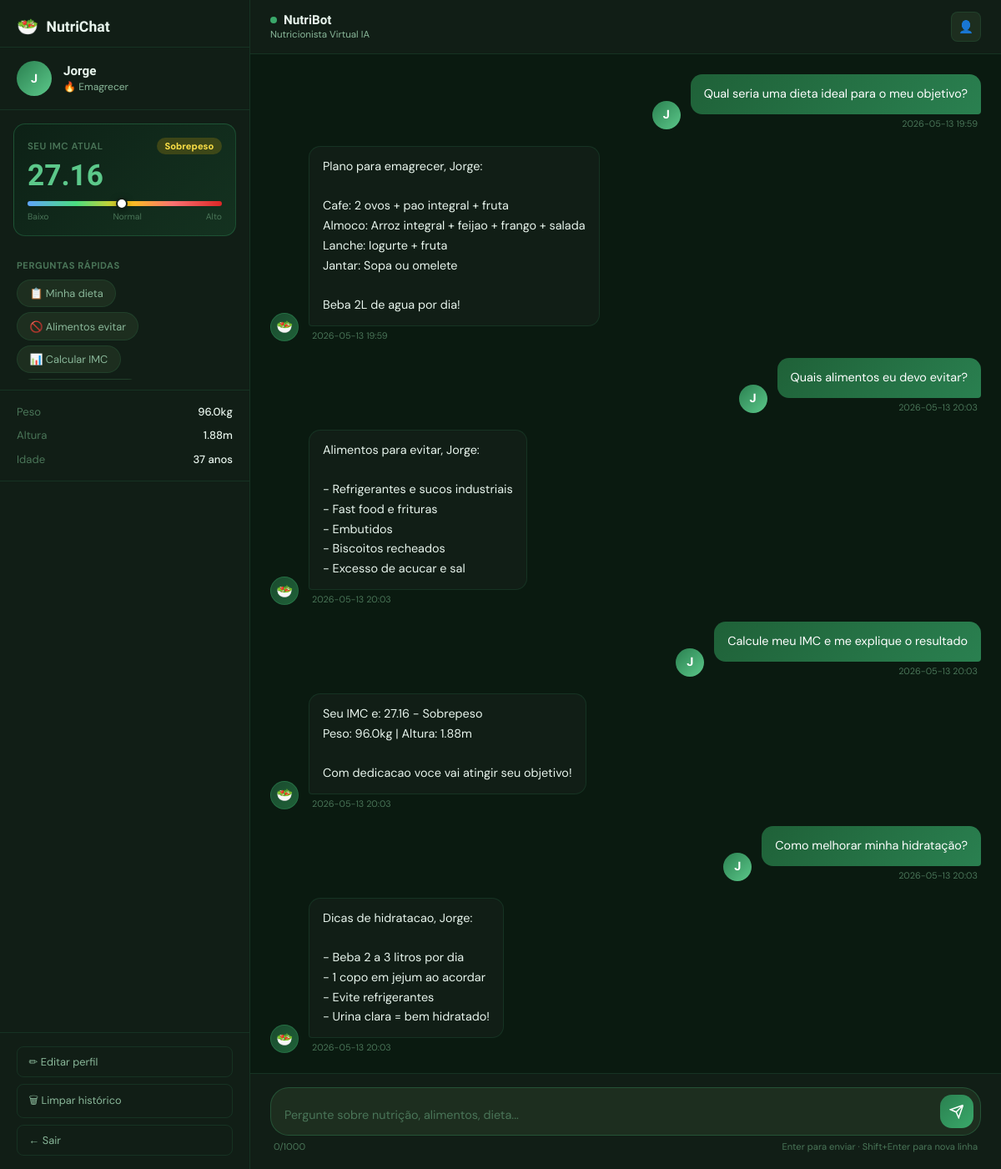
The page /chat (signed in) on the database its author committed.
### tables this page shows
CREATE TABLE users (
    id INTEGER PRIMARY KEY AUTOINCREMENT,
    nome TEXT NOT NULL,
    email TEXT UNIQUE NOT NULL,
    senha_hash TEXT NOT NULL,
    idade INTEGER,
    peso REAL,
    altura REAL,
    objetivo TEXT DEFAULT 'manter_peso',  -- emagrecer | ganhar_massa | manter_peso
    nivel_atividade TEXT DEFAULT 'sedentario',
    data_cadastro TIMESTAMP DEFAULT CURRENT_TIMESTAMP,
    ultimo_login TIMESTAMP
);

CREATE TABLE imc_records (
    id INTEGER PRIMARY KEY AUTOINCREMENT,
    user_id INTEGER NOT NULL,
    peso REAL NOT NULL,
    altura REAL NOT NULL,
    imc REAL NOT NULL,
    classificacao TEXT NOT NULL,
    data_registro TIMESTAMP DEFAULT CURRENT_TIMESTAMP,
    FOREIGN KEY (user_id) REFERENCES users(id) ON DELETE CASCADE
);

CREATE TABLE conversations (
    id INTEGER PRIMARY KEY AUTOINCREMENT,
    user_id INTEGER NOT NULL,
    role TEXT NOT NULL,       -- 'user' ou 'assistant'
    message TEXT NOT NULL,
    timestamp TIMESTAMP DEFAULT CURRENT_TIMESTAMP,
    FOREIGN KEY (user_id) REFERENCES users(id) ON DELETE CASCADE
);

### app.py (the view)
@app.route('/chat')
@login_required
def chat():
    user = get_current_user()
    db = get_db()
    historico = list(reversed(db.execute(
        'SELECT role, message, timestamp FROM conversations WHERE user_id = ? ORDER BY timestamp DESC LIMIT 50',
        (session['user_id'],)).fetchall()))
    imc, classificacao = calcular_imc(user['peso'], user['altura'])
    evolucao = list(reversed(db.execute(
        'SELECT peso, imc, data_registro FROM imc_records WHERE user_id = ? ORDER BY data_registro DESC LIMIT 10',
        (session['user_id'],)).fetchall()))
    return render_template('chat.html', user=user, historico=historico, imc=imc, classificacao=classificacao, evolucao=evolucao)

### app.py (called while the page is built)
def get_db():
    if 'db' not in g:
        g.db = sqlite3.connect(DATABASE)
        g.db.row_factory = sqlite3.Row
    return g.db

def login_required(f):
    @wraps(f)
    def decorated(*args, **kwargs):
        if 'user_id' not in session:
            return redirect(url_for('login'))
        return f(*args, **kwargs)
    return decorated

def get_current_user():
    if 'user_id' not in session:
        return None
    return get_db().execute('SELECT * FROM users WHERE id = ?', (session['user_id'],)).fetchone()

def calcular_imc(peso, altura):
    if not peso or not altura or altura <= 0 or peso <= 0:
        return None, None
    imc = peso / (altura ** 2)
    if imc < 18.5: cls = "Abaixo do peso"
    elif imc < 25.0: cls = "Peso normal"
    elif imc < 30.0: cls = "Sobrepeso"
    elif imc < 35.0: cls = "Obesidade grau I"
    elif imc < 40.0: cls = "Obesidade grau II"
    else: cls = "Obesidade grau III"
    return round(imc, 2), cls

### templates/chat.html (shortened to what this page needs)
<!DOCTYPE html>
<html lang="pt-BR">
<head>
    <link rel="stylesheet" href="{{ url_for('static', filename='css/main.css') }}">
    <link rel="stylesheet" href="{{ url_for('static', filename='css/chat.css') }}">
</head>
<body class="chat-body">
<aside class="sidebar" id="sidebar">
    <div class="sidebar-header">
        <div class="sidebar-logo">
            <span class="logo-icon-sm">🥗</span>
            <span>NutriChat</span>
        </div>
    </div>
    <div class="user-card">
        <div class="user-avatar">{{ user['nome'][0].upper() }}</div>
        <div class="user-info">
            <div class="user-name">{{ user['nome'].split()[0] }}</div>
            <div class="user-goal">
                {% if user['objetivo'] == 'emagrecer' %}🔥 Emagrecer
                {% elif user['objetivo'] == 'ganhar_massa' %}💪 Ganhar massa
                {% else %}⚖ Manter peso{% endif %}
            </div>
        </div>
    </div>
    <div class="imc-card">
        <div class="imc-header">
            <span class="imc-label">Seu IMC atual</span>
            {% if imc %}
            <span class="imc-badge {{ 'normal' if 18.5 <= imc < 25 else 'warning' if imc < 30 else 'danger' }}">
                {{ classificacao }}
            </span>
            {% endif %}
        </div>
        {% if imc %}
        <div class="imc-value">{{ imc }}</div>
        <div class="imc-bar-wrap">
            <div class="imc-bar">
                <div class="imc-needle" style="left: {{ [[((imc - 15) / 25 * 100)|round(1), 0]|max, 100]|min }}%"></div>
            </div>
            <div class="imc-labels">
                <span>Baixo</span><span>Normal</span><span>Alto</span>
            </div>
        </div>
        {% else %}
        <div class="imc-empty">
            <p>Complete seu perfil para ver seu IMC</p>
        </div>
        {% endif %}
    </div>
    <div class="quick-section">
        <div class="quick-title">Perguntas rápidas</div>
        <div class="quick-chips" id="quickChips">
            <button class="chip" data-msg="Qual seria uma dieta ideal para o meu objetivo?">📋 Minha dieta</button>
            <button class="chip" data-msg="Quais alimentos eu devo evitar?">🚫 Alimentos evitar</button>
            <button class="chip" data-msg="Calcule meu IMC e me explique o resultado">📊 Calcular IMC</button>
        </div>
    </div>
    <div class="profile-data">
        <div class="profile-row">
            <span>Peso</span>
            <span>{{ user['peso'] }}kg</span>
        </div>
        <div class="profile-row">
            <span>Altura</span>
            <span>{{ user['altura'] }}m</span>
        </div>
        <div class="profile-row">
            <span>Idade</span>
            <span>{{ user['idade'] }} anos</span>
        </div>
    </div>
    <div class="sidebar-actions">
        <button class="action-btn" id="btnEditProfile">✏ Editar perfil</button>
        <button class="action-btn action-btn-danger" id="btnClearChat">🗑 Limpar histórico</button>
        <a href="/logout" class="action-btn action-btn-logout">← Sair</a>
    </div>
</aside>
<main class="chat-main">
    <header class="chat-header">
        <div class="chat-header-info">
            <div class="bot-status">
                <span class="status-dot"></span>
                <span class="bot-name">NutriBot</span>
            </div>
            <span class="bot-subtitle">Nutricionista Virtual IA</span>
        </div>
        <div class="header-actions">
            <button class="icon-btn" id="btnHeaderProfile" title="Editar perfil">👤</button>
        </div>
    </header>
    <div class="messages-area" id="messagesArea">
        {% if not historico %}
        <div class="welcome-screen">
            <div class="welcome-icon">🥗</div>
            <h2>Olá, {{ user['nome'].split()[0] }}!</h2>
            <p>Sou a <strong>NutriBot</strong>, sua nutricionista virtual com inteligência artificial.<br>
            Estou aqui para te ajudar com alimentação saudável, cálculo de IMC e muito mais!</p>
            <div class="welcome-chips">
                <button class="chip chip-lg" data-msg="Olá! Pode me dar um plano alimentar para o meu objetivo?">🍽 Quero um plano alimentar</button>
                <button class="chip chip-lg" data-msg="Calcule meu IMC e interprete para mim">📊 Calcular meu IMC</button>
                <button class="chip chip-lg" data-msg="Quais são os alimentos mais nutritivos que devo incluir na dieta?">🥦 Alimentos nutritivos</button>
            </div>
        </div>
        {% else %}
        {% for msg in historico %}
        <div class="message {{ 'user-message' if msg['role'] == 'user' else 'bot-message' }}">
            {% if msg['role'] == 'assistant' %}
            <div class="msg-avatar bot-avatar">🥗</div>
            {% endif %}
            <div class="msg-bubble">
                <div class="msg-text">{{ msg['message'] | replace('\n', '<br>') | safe }}</div>
                <div class="msg-time">{{ msg['timestamp'][:16] if msg['timestamp'] else '' }}</div>
            </div>
            {% if msg['role'] == 'user' %}
            <div class="msg-avatar user-avatar">{{ user['nome'][0].upper() }}</div>
            {% endif %}
        </div>
        {% endfor %}
        {% endif %}
    </div>
    <div class="chat-input-area">
        <div class="input-container">
            <textarea
                id="messageInput"
                class="message-input"
                placeholder="Pergunte sobre nutrição, alimentos, dieta..."
                rows="1"
                maxlength="1000"
            ></textarea>
            <button class="send-btn" id="sendBtn" aria-label="Enviar">
                <svg viewBox="0 0 24 24" fill="none" stroke="currentColor" stroke-width="2">
                    <path d="M22 2L11 13M22 2L15 22L11 13M22 2L2 9L11 13"/>
                </svg>
            </button>
        </div>
        <div class="input-footer">
            <span class="char-count" id="charCount">0/1000</span>
            <span class="input-hint">Enter para enviar · Shift+Enter para nova linha</span>
        </div>
    </div>
</main>
</body>
</html>

### static/css/main.css (style rules this page uses)
:root { --green-900: #0d2116; --green-800: #143220; --green-700: #1a4a2e; --green-600: #1f6138; --green-500: #2a8050; --green-400: #3aa86a; --green-300: #5cc88a; --green-200: #9de8bc; --green-100: #d4f5e4; --green-50: #f0fdf6; --lime-400: #a3e635; --lime-300: #bef264; --bg-dark: #0a1a10; --surface: #111e16; --surface-2: #162310; --surface-3: #1d2e1f; --border: rgba(58, 168, 106, 0.15); --border-strong: rgba(58, 168, 106, 0.3); --text-primary: #e8f5ed; --text-secondary: #8ab89a; --text-muted: #4a7558; --radius-sm: 8px; --radius-md: 14px; --radius-lg: 22px; --radius-xl: 32px; --shadow-sm: 0 2px 8px rgba(0,0,0,0.3); --shadow-md: 0 8px 32px rgba(0,0,0,0.4); --shadow-glow: 0 0 40px rgba(42, 128, 80, 0.2); --font-display: 'Cabinet Grotesk', sans-serif; --font-body: 'DM Sans', sans-serif; --transition: 0.2s cubic-bezier(0.4, 0, 0.2, 1); }
*, *::before, *::after { box-sizing: border-box; margin: 0; padding: 0; }
html { font-size: 16px; scroll-behavior: smooth; }
body { font-family: var(--font-body); background: var(--bg-dark); color: var(--text-primary); -webkit-font-smoothing: antialiased; min-height: 100vh; overflow-x: hidden; }
.chip { background: var(--surface-3); border: 1px solid var(--border); color: var(--text-secondary); padding: 0.45rem 0.9rem; border-radius: 100px; font-family: var(--font-body); font-size: 0.8rem; cursor: pointer; transition: all var(--transition); white-space: nowrap; }

### rows shown on the page
users: nome "J", nome "Jorge", peso "96.0", altura "1.88", idade "37"
imc_records: classificacao "Sobrepeso"
conversations: message "Qual seria uma dieta ideal para o meu objetivo?", timestamp "2026-05-13 19:59"
conversations: message "Plano para emagrecer, Jorge: Cafe: 2 ovos + pao integral + fruta Almoco: Arroz integral + feijao + frango + salada Lanche: Iogurte + fruta Jantar: Sopa ou omelete Beba 2L de agua por dia!", timestamp "2026-05-13 19:59"
conversations: message "Quais alimentos eu devo evitar?", timestamp "2026-05-13 20:03"
conversations: message "Alimentos para evitar, Jorge: - Refrigerantes e sucos industriais - Fast food e frituras - Embutidos - Biscoitos recheados - Excesso de acucar e sal", timestamp "2026-05-13 20:03"
conversations: message "Calcule meu IMC e me explique o resultado", timestamp "2026-05-13 20:03"
conversations: message "Seu IMC e: 27.16 - Sobrepeso Peso: 96.0kg | Altura: 1.88m Com dedicacao voce vai atingir seu objetivo!", timestamp "2026-05-13 20:03"
conversations: message "Como melhorar minha hidratação?", timestamp "2026-05-13 20:03"
conversations: message "Dicas de hidratacao, Jorge: - Beba 2 a 3 litros por dia - 1 copo em jejum ao acordar - Evite refrigerantes - Urina clara = bem hidratado!", timestamp "2026-05-13 20:03"

### other values the page prints
{{ imc }} "27.16"
